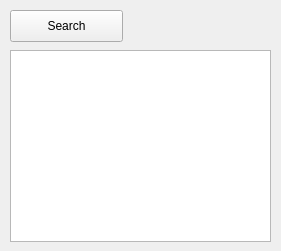
<?xml version="1.0" encoding="UTF-8"?>
<ui version="4.0">
 <class>MainGui</class>
 <widget class="QWidget" name="MainGui">
  <property name="geometry">
   <rect>
    <x>0</x>
    <y>0</y>
    <width>281</width>
    <height>251</height>
   </rect>
  </property>
  <property name="windowTitle">
   <string>MainGui</string>
  </property>
  <widget class="QPushButton" name="pushButton">
   <property name="geometry">
    <rect>
     <x>10</x>
     <y>10</y>
     <width>113</width>
     <height>32</height>
    </rect>
   </property>
   <property name="text">
    <string>Search</string>
   </property>
  </widget>
  <widget class="QListView" name="deviceList">
   <property name="geometry">
    <rect>
     <x>10</x>
     <y>50</y>
     <width>261</width>
     <height>192</height>
    </rect>
   </property>
  </widget>
 </widget>
 <layoutdefault spacing="6" margin="11"/>
 <resources/>
 <connections/>
</ui>
